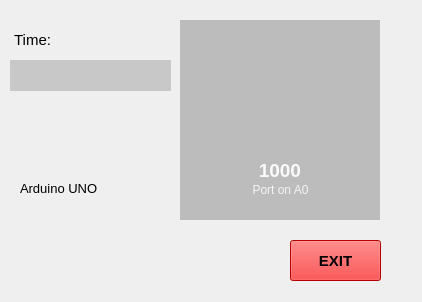
<?xml version="1.0" encoding="UTF-8"?>
<ui version="4.0">
 <class>MainWindow</class>
 <widget class="QMainWindow" name="MainWindow">
  <property name="geometry">
   <rect>
    <x>0</x>
    <y>0</y>
    <width>422</width>
    <height>302</height>
   </rect>
  </property>
  <property name="windowTitle">
   <string>Gauge &amp; Arduino &amp; UNO</string>
  </property>
  <property name="windowIcon">
   <iconset>
    <normaloff>icons/Pi4IoT.png</normaloff>icons/Pi4IoT.png</iconset>
  </property>
  <widget class="QWidget" name="centralWidget">
   <widget class="QLineEdit" name="lbltime">
    <property name="geometry">
     <rect>
      <x>10</x>
      <y>60</y>
      <width>161</width>
      <height>31</height>
     </rect>
    </property>
    <property name="font">
     <font>
      <pointsize>14</pointsize>
     </font>
    </property>
    <property name="styleSheet">
     <string notr="true">background-color: rgb(200,200,200);
</string>
    </property>
    <property name="text">
     <string/>
    </property>
    <property name="frame">
     <bool>false</bool>
    </property>
    <property name="alignment">
     <set>Qt::AlignCenter</set>
    </property>
    <property name="readOnly">
     <bool>true</bool>
    </property>
   </widget>
   <widget class="QLabel" name="label_20">
    <property name="geometry">
     <rect>
      <x>10</x>
      <y>30</y>
      <width>41</width>
      <height>21</height>
     </rect>
    </property>
    <property name="font">
     <font>
      <pointsize>11</pointsize>
      <weight>50</weight>
      <bold>false</bold>
     </font>
    </property>
    <property name="text">
     <string>&lt;html&gt;&lt;head/&gt;&lt;body&gt;&lt;p&gt;Time:&lt;/p&gt;&lt;/body&gt;&lt;/html&gt;</string>
    </property>
    <property name="alignment">
     <set>Qt::AlignRight|Qt::AlignTrailing|Qt::AlignVCenter</set>
    </property>
   </widget>
   <widget class="QPushButton" name="btnExit">
    <property name="geometry">
     <rect>
      <x>290</x>
      <y>240</y>
      <width>91</width>
      <height>41</height>
     </rect>
    </property>
    <property name="font">
     <font>
      <pointsize>11</pointsize>
      <weight>75</weight>
      <bold>true</bold>
     </font>
    </property>
    <property name="styleSheet">
     <string notr="true">background-color: rgb(255, 0, 0);</string>
    </property>
    <property name="text">
     <string>EXIT</string>
    </property>
   </widget>
   <widget class="QGraphicsView" name="Grafik">
    <property name="geometry">
     <rect>
      <x>180</x>
      <y>20</y>
      <width>200</width>
      <height>200</height>
     </rect>
    </property>
    <property name="autoFillBackground">
     <bool>true</bool>
    </property>
    <property name="styleSheet">
     <string notr="true">background-color: rgb(188, 188, 188);</string>
    </property>
    <property name="frameShape">
     <enum>QFrame::NoFrame</enum>
    </property>
    <property name="frameShadow">
     <enum>QFrame::Plain</enum>
    </property>
    <property name="lineWidth">
     <number>0</number>
    </property>
    <property name="backgroundBrush">
     <brush brushstyle="SolidPattern">
      <color alpha="255">
       <red>240</red>
       <green>240</green>
       <blue>240</blue>
      </color>
     </brush>
    </property>
   </widget>
   <widget class="QLabel" name="lblStatusLedUNORS232">
    <property name="geometry">
     <rect>
      <x>150</x>
      <y>180</y>
      <width>21</width>
      <height>21</height>
     </rect>
    </property>
    <property name="text">
     <string/>
    </property>
    <property name="pixmap">
     <pixmap>../../../MyPyProjekte/Gauge/ui/icons/led-red-on.png</pixmap>
    </property>
    <property name="scaledContents">
     <bool>true</bool>
    </property>
   </widget>
   <widget class="QLabel" name="lblRSinfo">
    <property name="geometry">
     <rect>
      <x>20</x>
      <y>180</y>
      <width>131</width>
      <height>16</height>
     </rect>
    </property>
    <property name="font">
     <font>
      <pointsize>10</pointsize>
      <italic>false</italic>
     </font>
    </property>
    <property name="text">
     <string>Arduino UNO</string>
    </property>
   </widget>
   <widget class="QLabel" name="label">
    <property name="geometry">
     <rect>
      <x>250</x>
      <y>180</y>
      <width>61</width>
      <height>20</height>
     </rect>
    </property>
    <property name="styleSheet">
     <string notr="true">color: rgb(244, 244, 244);</string>
    </property>
    <property name="text">
     <string>Port on A0</string>
    </property>
    <property name="alignment">
     <set>Qt::AlignCenter</set>
    </property>
   </widget>
   <widget class="QLabel" name="lblAnzeige">
    <property name="geometry">
     <rect>
      <x>250</x>
      <y>160</y>
      <width>51</width>
      <height>20</height>
     </rect>
    </property>
    <property name="font">
     <font>
      <pointsize>14</pointsize>
      <weight>75</weight>
      <bold>true</bold>
     </font>
    </property>
    <property name="styleSheet">
     <string notr="true">color: rgb(250, 250, 250);</string>
    </property>
    <property name="text">
     <string>1000</string>
    </property>
    <property name="alignment">
     <set>Qt::AlignRight|Qt::AlignTrailing|Qt::AlignVCenter</set>
    </property>
   </widget>
   <widget class="QLabel" name="label_3">
    <property name="geometry">
     <rect>
      <x>20</x>
      <y>240</y>
      <width>281</width>
      <height>31</height>
     </rect>
    </property>
    <property name="font">
     <font>
      <pointsize>11</pointsize>
      <weight>50</weight>
      <bold>false</bold>
     </font>
    </property>
   </widget>
  </widget>
 </widget>
 <resources/>
 <connections/>
</ui>
